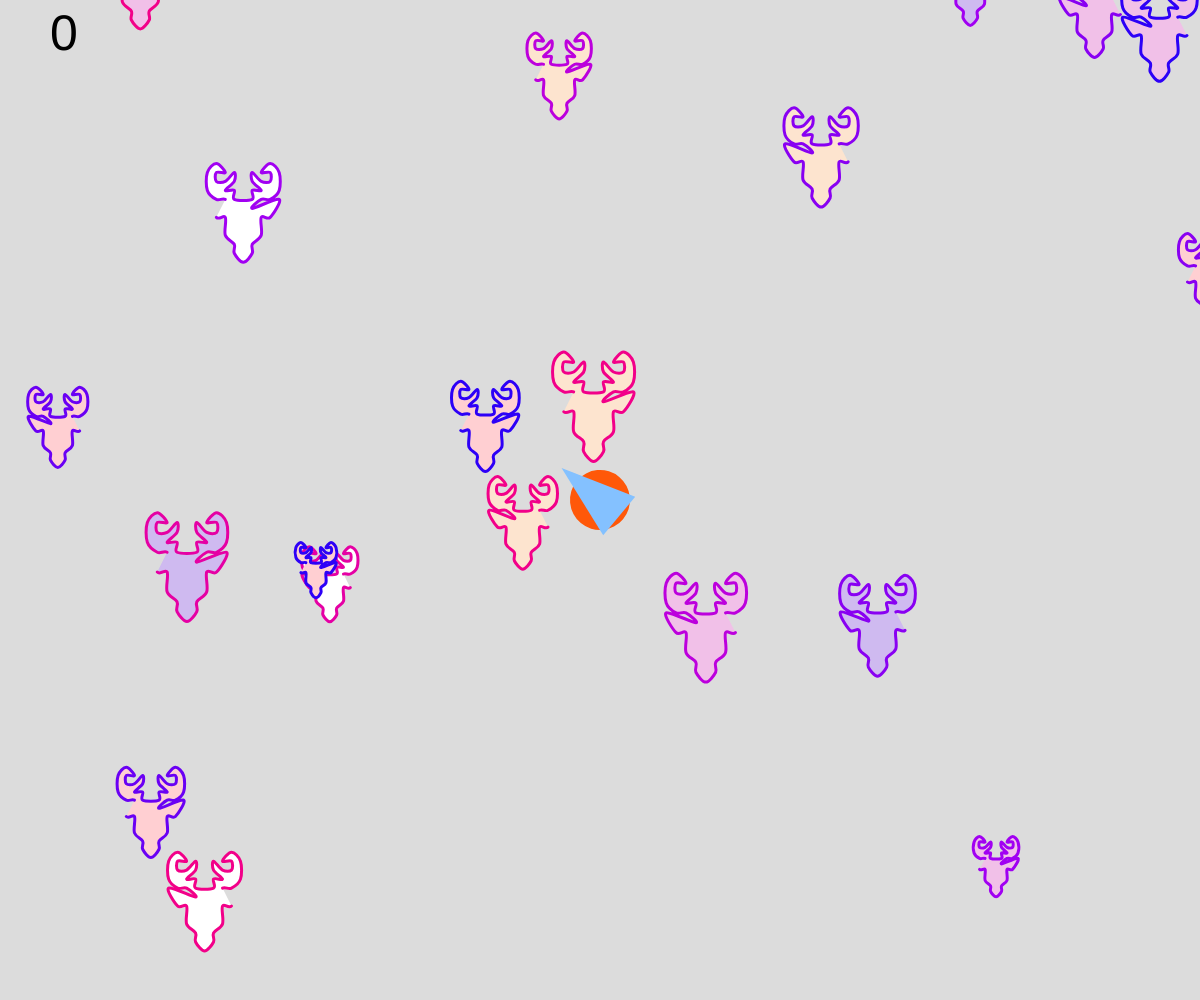
Frame 1 (no input)
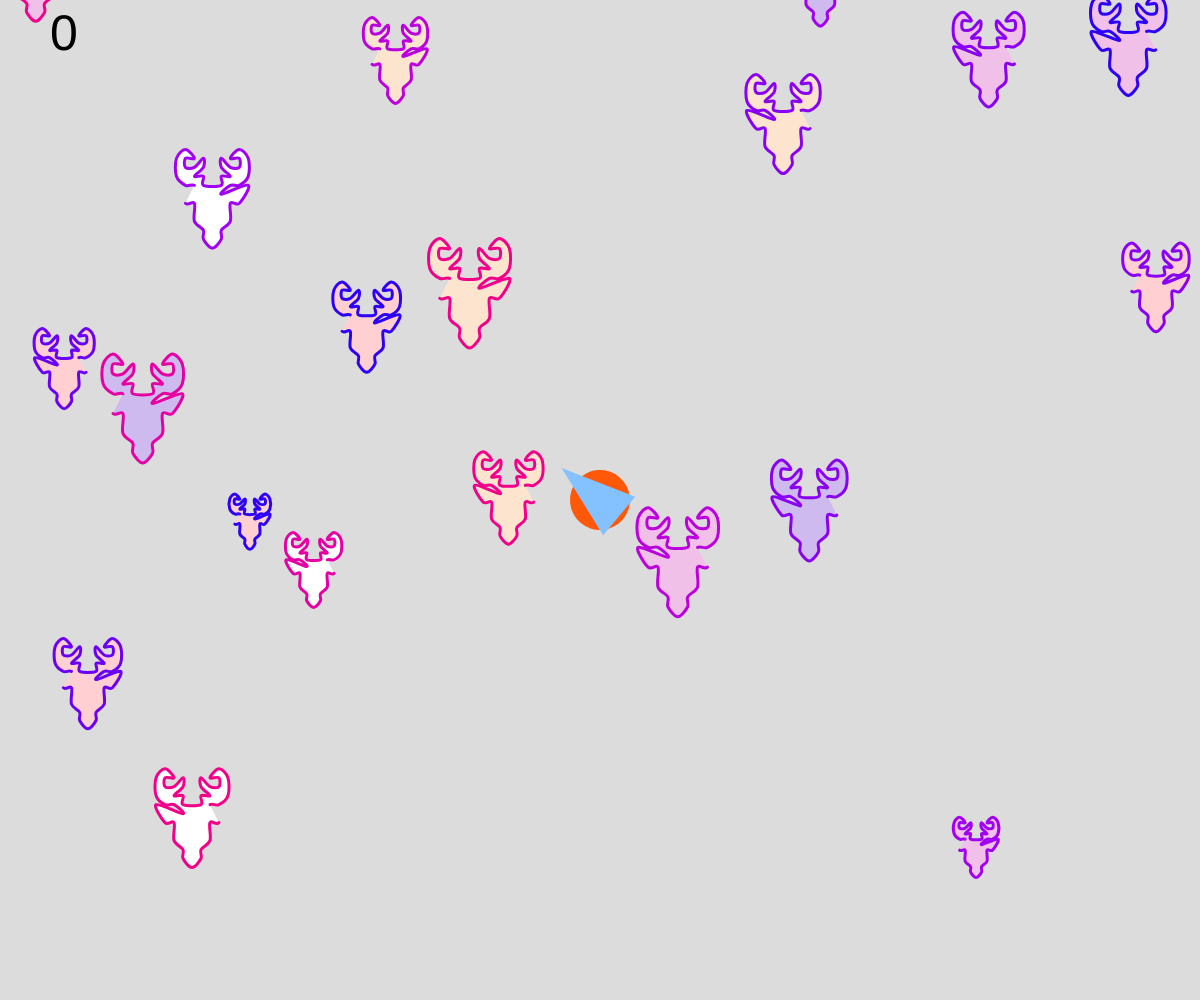
Frame 60 (no input)
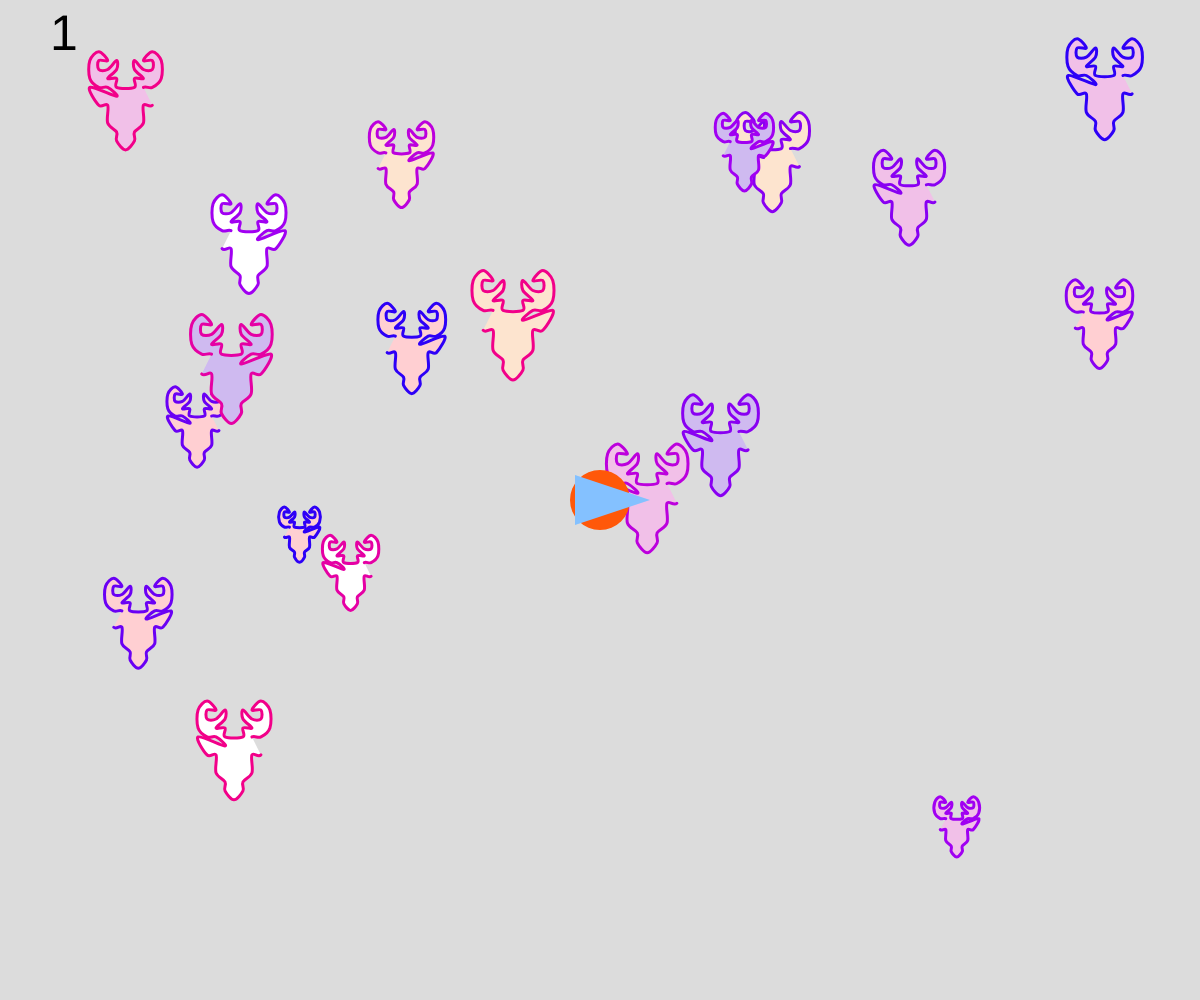
Frame 120 (the mouse pressed at the canvas centre since frame 60)

The p5.js sketch that drew these frames (run headless with seeded random() and noise() and a simulated clock; from frame 60 on, the mouse is pressed at the canvas centre):

// p5.js sketch
// ── sketch.js
let points = [[0,7], [1,5], [2, 5],[2,3],[3,2],[3,1],[4,0],[5,1],[5,2],[6,3],[6,5],[7,5],[8,7],[5,6],[6,7],[7,7],[8,8],[8,10],[7,11],[6,10],[7,10],[7,9],[6,9],[5,10],[5,9],[6,8],[5,8],[5,7],[3,7],[3,8],[2,8],[3,9],[3,10],[2,9],[1,9],[1,10],[2,10],[1,11],[0,10],[0,8],[1,7],[2,7],[3,6]];
var stroke_colors = "2d00f7-6a00f4-8900f2-a100f2-b100e8-bc00dd-d100b6-e500a4-f20089".split("-").map(a=>"#"+a)
var fill_colors = "ffbf8cc-fde4cf-ffcfd2-f1c0e8-cfbaf0".split("-").map(a=>"#"+a)

class Obj{  //一隻某某物件的設定
  constructor(args){  //預設值，基本資料(顏色位置大小速度)
  this.p = args.p || createVector(random(width),random(height))
  this.v = createVector(random(-1,1),random(-1,1))
  this.size = random(5,10) 
  this.color = random(fill_colors)
  this.stroke = random(stroke_colors)
  }
  draw() //把物件畫出來的函數
  {
  push()
  translate(this.p.x,this.p.y)
  scale((this.v.x<0?1:-1),-1)
  fill(this.color)
  stroke(this.stroke)
  strokeWeight(3)
  beginShape()
  for(var i =0;i<points.length;i=i+1){
  curveVertex(points[i][0]*this.size,points[i][1]*this.size)
  }
     endShape()
  pop()
  }
  update(){
  
  this.p.add(this.v)
  
  //算出滑鼠位置的向量
  let mouseV = createVector(mouseX,mouseY) //將目前滑鼠位置轉成向量值
  let delta = mouseV.sub(this.p).limit(this.v.mag()*2)
  this.p.add(delta)
  
  //碰壁的處理程式碼
  if(this.p.x<=0 || this.p.x >= width) //<0碰到左邊，>width為碰到右邊
  {
    this.v.x = -this.v.x
  }
  if(this.p.y<=0 || this.p.y >= height) //<0碰到左邊，>width為碰到右邊
  {
    this.v.y = -this.v.y
  }
  }
  isBallInRanger(x,y){
    let d =dist(x,y,this.p.x,this.p.y)
    if(d<this.size*8){
      return true
    }else{
      return false
    }
  }
  }

  class Bullet{
    constructor(args){
        this.r = args.r || 10
        this.p = args.p ||  createVector(width/2,height/2)
        this.v = args.v || createVector(mouseX-width/2,mouseY-height/2).limit(6)
        this.color = args.color || "red"

    }
    draw(){
        push()
        translate(this.p.x,this.p.y)
        fill(this.color)
        noStroke()
        ellipse(0,0,this.r)
        

        pop()
    }
    update(){
        this.p.add(this.v)
    }
}

var ball //代表單一個物件，利用這個變數來做正在處理的物件
var balls = [] //陣列，放所有的物件資料，物件倉庫，裡面儲存所有的物件資料
var bullet
var bullets = []
var score = 0

function setup(){ //設定某某物件倉庫內的資料
createCanvas(windowWidth,windowHeight)

for(j=0;j<20;j=j+1) //產生幾個物件
{
ball = new Obj({})
balls.push(ball)

}
}

function draw(){
  background(220);

  for(let ball of balls){
  ball.draw()
  ball.update()
  for(let bullet of bullets){
    if(ball.isBallInRanger(bullet.p.x,bullet.p.y))
    {
      score = score +1
      balls.splice(balls.indexOf(ball),1)
      bullets.splice(bullets.indexOf(bullet),1)

    }
  }
  }

  for(let ballet of bullets){
    ballet.draw()
    ballet.update()
  }

    textSize(50)
    text(score,50,50)

    push()
    let dx = mouseX-width/2
    let dy = mouseY-height/2
    let angle = atan2(dy,dx)


    translate(width/2,height/2)
    rotate(angle)
    noStroke()
    fill("#FF5809")
    ellipse(0,0,60)
    fill("#84C1FF")
    triangle(50,0,-25,-25,-25,25)
    
    pop()
 
}

function mousePressed(){



bullet = new Bullet({})
bullets.push(bullet)
}
